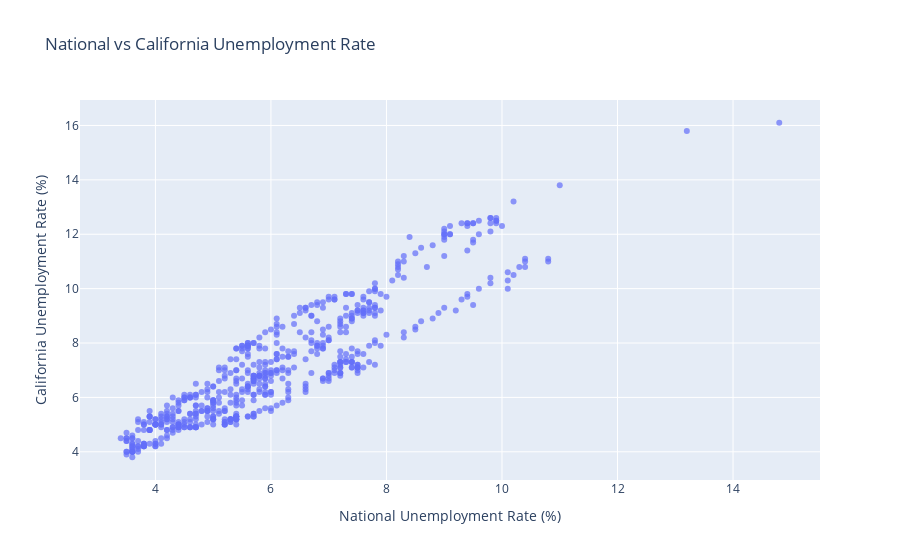

Notebook code for this chart:
### Code cell
import plotly.express as px

fig = px.scatter(data, x="UNRATE", y="CAUR",
                 title="National vs California Unemployment Rate",
                 labels={"UNRATE": "National Unemployment Rate (%)",
                         "CAUR": "California Unemployment Rate (%)"},
                 opacity=0.7)
fig.show()

### Figure 1 — Plotly figure (JSON) as saved in the notebook; plotly's stock layout.template omitted (floating-point values rounded to 4 significant figures; data arrays with more than 128 entries replaced by an {"elided": "..."} marker saying what was removed)
{"data": [{"hovertemplate": "National Unemployment Rate (%)=%{x}<br>California Unemployment Rate (%)=%{y}<extra></extra>", "legendgroup": "", "marker": {"color": "#636efa", "opacity": 0.7, "symbol": "circle"}, "mode": "markers", "name": "", "orientation": "v", "showlegend": false, "type": "scatter", "x": {"elided": "587 float values"}, "xaxis": "x", "y": {"elided": "587 float values"}, "yaxis": "y"}], "layout": {"legend": {"tracegroupgap": 0}, "title": {"text": "National vs California Unemployment Rate"}, "xaxis": {"anchor": "y", "domain": [0, 1], "title": {"text": "National Unemployment Rate (%)"}}, "yaxis": {"anchor": "x", "domain": [0, 1], "title": {"text": "California Unemployment Rate (%)"}}}}
